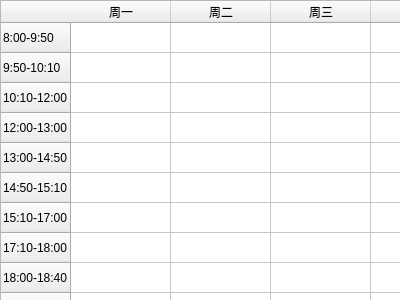
<?xml version="1.0" encoding="UTF-8"?>
<ui version="4.0">
 <class>scheduleMSY</class>
 <widget class="QWidget" name="scheduleMSY">
  <property name="geometry">
   <rect>
    <x>0</x>
    <y>0</y>
    <width>400</width>
    <height>300</height>
   </rect>
  </property>
  <property name="windowTitle">
   <string>Form</string>
  </property>
  <widget class="QTableWidget" name="courseTable">
   <property name="geometry">
    <rect>
     <x>0</x>
     <y>0</y>
     <width>421</width>
     <height>321</height>
    </rect>
   </property>
   <property name="autoScroll">
    <bool>false</bool>
   </property>
   <row>
    <property name="text">
     <string>8:00-9:50</string>
    </property>
   </row>
   <row>
    <property name="text">
     <string>9:50-10:10</string>
    </property>
   </row>
   <row>
    <property name="text">
     <string>10:10-12:00</string>
    </property>
   </row>
   <row>
    <property name="text">
     <string>12:00-13:00</string>
    </property>
   </row>
   <row>
    <property name="text">
     <string>13:00-14:50</string>
    </property>
   </row>
   <row>
    <property name="text">
     <string>14:50-15:10</string>
    </property>
   </row>
   <row>
    <property name="text">
     <string>15:10-17:00</string>
    </property>
   </row>
   <row>
    <property name="text">
     <string>17:10-18:00</string>
    </property>
   </row>
   <row>
    <property name="text">
     <string>18:00-18:40</string>
    </property>
   </row>
   <row>
    <property name="text">
     <string>18:40-20:30</string>
    </property>
   </row>
   <row>
    <property name="text">
     <string>20:30-21:30</string>
    </property>
   </row>
   <row>
    <property name="text">
     <string/>
    </property>
   </row>
   <column>
    <property name="text">
     <string>周一</string>
    </property>
   </column>
   <column>
    <property name="text">
     <string>周二</string>
    </property>
   </column>
   <column>
    <property name="text">
     <string>周三</string>
    </property>
   </column>
   <column>
    <property name="text">
     <string>周四</string>
    </property>
   </column>
   <column>
    <property name="text">
     <string>周五</string>
    </property>
   </column>
   <column>
    <property name="text">
     <string>周六</string>
    </property>
   </column>
   <column>
    <property name="text">
     <string>周天</string>
    </property>
   </column>
  </widget>
 </widget>
 <resources/>
 <connections/>
</ui>
